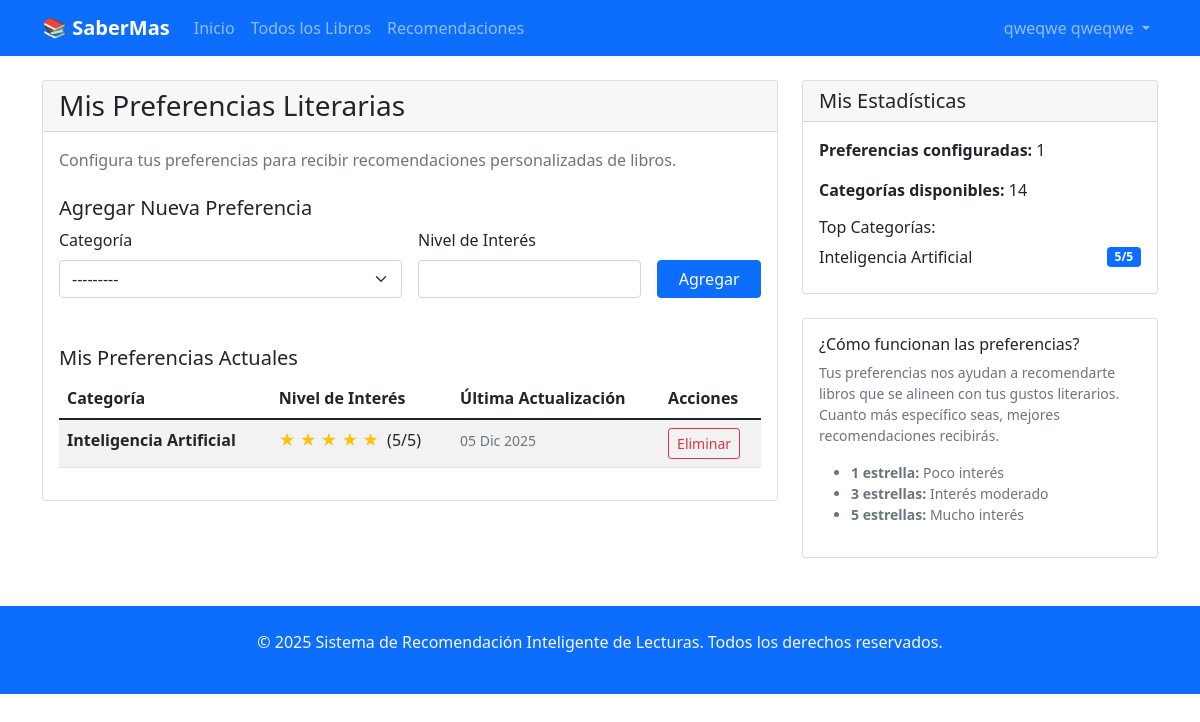
Screenshot of /mis-preferencias/ (signed in) with the database file from the repository.
### sril/models.py (models this page shows, shortened)
class Usuario(AbstractBaseUser, PermissionsMixin):
    email = models.EmailField(unique=True, max_length=150)
    nombre = models.CharField(max_length=100)
    fecha_registro = models.DateTimeField(auto_now_add=True)
    fecha_ultimo_login = models.DateTimeField(auto_now=True)
    es_administrador = models.BooleanField(default=False)
    activo = models.BooleanField(default=True)
    is_staff = models.BooleanField(default=False)
    is_superuser = models.BooleanField(default=False)
    groups = models.ManyToManyField(
        'auth.Group',
        verbose_name='groups',
        blank=True,
        help_text='The groups this user belongs to.',
        related_name='usuario_set',  # Cambiado para evitar conflicto
        related_query_name='usuario',
    )
    user_permissions = models.ManyToManyField(
        'auth.Permission',
        verbose_name='user permissions',
        blank=True,
        help_text='Specific permissions for this user.',
        related_name='usuario_set',  # Cambiado para evitar conflicto
        related_query_name='usuario',
    )
    objects = UsuarioManager()
    USERNAME_FIELD = 'email'
    REQUIRED_FIELDS = ['nombre']
    class Meta:
        verbose_name = 'Usuario'
        verbose_name_plural = 'Usuarios'

class PreferenciaUsuario(models.Model):
    usuario = models.ForeignKey(Usuario, on_delete=models.CASCADE, related_name='preferencias')
    categoria = models.ForeignKey(Categoria, on_delete=models.CASCADE)
    nivel_interes = models.PositiveIntegerField(
        validators=[MinValueValidator(1), MaxValueValidator(5)],
        help_text="Nivel de interés de 1 (poco) a 5 (mucho)"
    )
    fecha_actualizacion = models.DateTimeField(auto_now=True)
    class Meta:
        unique_together = ['usuario', 'categoria']
        verbose_name = 'Preferencia de Usuario'
        verbose_name_plural = 'Preferencias de Usuarios'

class Categoria(models.Model):
    nombre = models.CharField(max_length=100, unique=True)
    descripcion = models.TextField(blank=True, null=True)
    class Meta:
        verbose_name = 'Categoría'
        verbose_name_plural = 'Categorías'
    def __str__(self):
        return self.nombre

### sril/views.py (the view)
# urls.py: path('mis-preferencias/', views.mis_preferencias, name='mis_preferencias'),
@login_required
def mis_preferencias(request):
    usuario_actual = get_usuario_actual(request)
    if not usuario_actual:
        messages.error(request, 'Error de autenticación')
        return redirect('sril:login')
    preferencias = PreferenciaUsuario.objects.filter(usuario=usuario_actual)
    categorias = Categoria.objects.all()
    if request.method == 'POST':
        eliminar_id = request.POST.get('eliminar_id')
        if eliminar_id:
            preferencia = get_object_or_404(PreferenciaUsuario, id=eliminar_id, usuario=usuario_actual)
            preferencia.delete()
            messages.success(request, 'Preferencia eliminada correctamente')
            return redirect('sril:mis_preferencias')
        form = PreferenciaUsuarioForm(request.POST)
        if form.is_valid():
            preferencia = form.save(commit=False)
            preferencia.usuario = usuario_actual
            existe = PreferenciaUsuario.objects.filter(
                usuario=usuario_actual,
                categoria=preferencia.categoria
            ).exists()
            if not existe:
                preferencia.save()
                messages.success(request, 'Preferencia agregada correctamente')
            else:
                messages.error(request, 'Ya tienes una preferencia para esta categoría')
            return redirect('sril:mis_preferencias')
    else:
        form = PreferenciaUsuarioForm()
    context = {
        'preferencias': preferencias,
        'categorias': categorias,
        'form': form,
    }
    return render(request, 'sril/usuarios/mis_preferencias.html', context)

### sril/forms.py
class PreferenciaUsuarioForm(forms.ModelForm):
    class Meta:
        model = PreferenciaUsuario
        fields = ['categoria', 'nivel_interes']
        widgets = {
            'categoria': forms.Select(attrs={'class': 'form-select'}),
            'nivel_interes': forms.NumberInput(attrs={
                'min': '1',
                'max': '5',
                'class': 'form-control'
            })
        }

### sril/views.py (called while the page is built)
def get_usuario_actual(request):
    if request.user.is_authenticated:
        try:
            return Usuario.objects.get(id=request.user.id)
        except Usuario.DoesNotExist:
            return None
    return None

### sril/templates/sril/usuarios/mis_preferencias.html (shortened to what this page needs)
{% extends 'sril/base.html' %}
{% block content %}
<div class="row">
    <div class="col-md-8">
        <div class="card">
            <div class="card-header">
                <h3 class="mb-0">Mis Preferencias Literarias</h3>
            </div>
            <div class="card-body">
                <p class="text-muted mb-4">
                    Configura tus preferencias para recibir recomendaciones personalizadas de libros.
                </p>
                <div class="mb-5">
                    <h5>Agregar Nueva Preferencia</h5>
                    <form method="post" class="row g-3">
                        <div class="col-md-6">
                            <label for="{{ form.categoria.id_for_label }}" class="form-label">Categoría</label>
                            {{ form.categoria }}
                        </div>
                        <div class="col-md-4">
                            <label for="{{ form.nivel_interes.id_for_label }}" class="form-label">Nivel de Interés</label>
                            {{ form.nivel_interes }}
                        </div>
                        <div class="col-md-2 d-flex align-items-end">
                            <button type="submit" class="btn btn-primary w-100">Agregar</button>
                        </div>
                    </form>
                </div>
                <h5>Mis Preferencias Actuales</h5>
                {% if preferencias %}
                <div class="table-responsive">
                    <table class="table table-striped">
                        <thead>
                            <tr>
                                <th>Categoría</th>
                                <th>Nivel de Interés</th>
                                <th>Última Actualización</th>
                                <th>Acciones</th>
                            </tr>
                        </thead>
                        <tbody>
                            {% for preferencia in preferencias %}
                            <tr>
                                <td>
                                    <strong>{{ preferencia.categoria.nombre }}</strong>
                                </td>
                                <td>
                                    <div class="d-flex align-items-center">
                                        <span class="rating-stars me-2">
                                            {% for i in "12345" %}
                                                {% if forloop.counter <= preferencia.nivel_interes %}
                                                    ★
                                                {% else %}
                                                    ☆
                                                {% endif %}
                                            {% endfor %}
                                        </span>
                                        <span>({{ preferencia.nivel_interes }}/5)</span>
                                    </div>
                                </td>
                                <td>
                                    <small class="text-muted">
                                        {{ preferencia.fecha_actualizacion|date:"d M Y" }}
                                    </small>
                                </td>
                                <td>
                                    <form method="post" action="{% url 'sril:mis_preferencias' %}" class="d-inline">
                                        <button type="submit" class="btn btn-sm btn-outline-danger"
                                                onclick="return confirm('¿Eliminar esta preferencia?')">
                                            Eliminar
                                        </button>
                                    </form>
                                </td>
                            </tr>
                            {% endfor %}
                        </tbody>
                    </table>
                </div>
                {% else %}
                <div class="alert alert-info">
                    <p class="mb-0">Aún no has configurado tus preferencias. ¡Agrega algunas para obtener mejores recomendaciones!</p>
                </div>
                {% endif %}
            </div>
        </div>
    </div>
    <div class="col-md-4">
        <div class="card mb-4">
            <div class="card-header">
                <h5 class="mb-0">Mis Estadísticas</h5>
            </div>
            <div class="card-body">
                <p><strong>Preferencias configuradas:</strong> {{ preferencias.count }}</p>
                <p><strong>Categorías disponibles:</strong> {{ categorias.count }}</p>
                {% if preferencias %}
                <div class="mt-3">
                    <h6>Top Categorías:</h6>
                    {% for preferencia in preferencias|slice:":3" %}
                    <div class="d-flex justify-content-between align-items-center mb-2">
                        <span>{{ preferencia.categoria.nombre }}</span>
                        <span class="badge bg-primary">{{ preferencia.nivel_interes }}/5</span>
                    </div>
                    {% endfor %}
                </div>
                {% endif %}
            </div>
        </div>
        <div class="card">
            <div class="card-body">
                <h6>¿Cómo funcionan las preferencias?</h6>
                <p class="small text-muted">
                    Tus preferencias nos ayudan a recomendarte libros que se alineen con tus gustos literarios.
                    Cuanto más específico seas, mejores recomendaciones recibirás.
                </p>
                <ul class="small text-muted">
                    <li><strong>1 estrella:</strong> Poco interés</li>
                    <li><strong>3 estrellas:</strong> Interés moderado</li>
                    <li><strong>5 estrellas:</strong> Mucho interés</li>
                </ul>
            </div>
        </div>
    </div>
</div>
{% endblock %}

### sril/templates/sril/base.html (shortened to what this page needs)
<!DOCTYPE html>
<html lang="es">
<head>
    <link href="https://cdn.jsdelivr.net/npm/bootstrap@5.1.3/dist/css/bootstrap.min.css" rel="stylesheet">
</head>
<body>
    <nav class="navbar navbar-expand-lg navbar-dark bg-primary">
        <div class="container">
            <a class="navbar-brand" href="{% url 'sril:home' %}">📚 SaberMas</a>
            <div class="collapse navbar-collapse" id="navbarNav">
                <ul class="navbar-nav me-auto">
                    <li class="nav-item">
                        <a class="nav-link" href="{% url 'sril:home' %}">Inicio</a>
                    </li>
                    <li class="nav-item">
                        <a class="nav-link" href="{% url 'sril:lista_libros' %}">Todos los Libros</a>
                    </li>
                    <li class="nav-item">
                        <a class="nav-link" href="{% url 'sril:recomendaciones' %}">Recomendaciones</a>
                    </li>
                </ul>
                <ul class="navbar-nav">
                {% if user.is_authenticated %}
                    <li class="nav-item dropdown">
                        <a class="nav-link dropdown-toggle" href="#" id="navbarDropdown" role="button" data-bs-toggle="dropdown">
                             {{ user.nombre }}
                        </a>
                    </li>
                {% endif %}
            </ul>
            </div>
        </div>
    </nav>
    <main class="container my-4">
        {% block content %}
        {% endblock %}
    </main>
    <footer class="bg-primary text-light py-4 mt-5">
        <div class="container text-center">
            <p>&copy; 2025 Sistema de Recomendación Inteligente de Lecturas. Todos los derechos reservados.</p>
        </div>
    </footer>
</body>
</html>

### sril/templates/sril/base.html (style rules this page uses)
.rating-stars { color: #ffc107; }
.navbar-brand { font-weight: bold; }

### rows the page displays
Usuario: nombre "qweqwe qweqwe"
PreferenciaUsuario: categoria.nombre "Inteligencia Artificial", nivel_interes "5", fecha_actualizacion "05 Dic 2025"

### other values shown
{{ preferencias.count }} "1"
{{ categorias.count }} "14"
